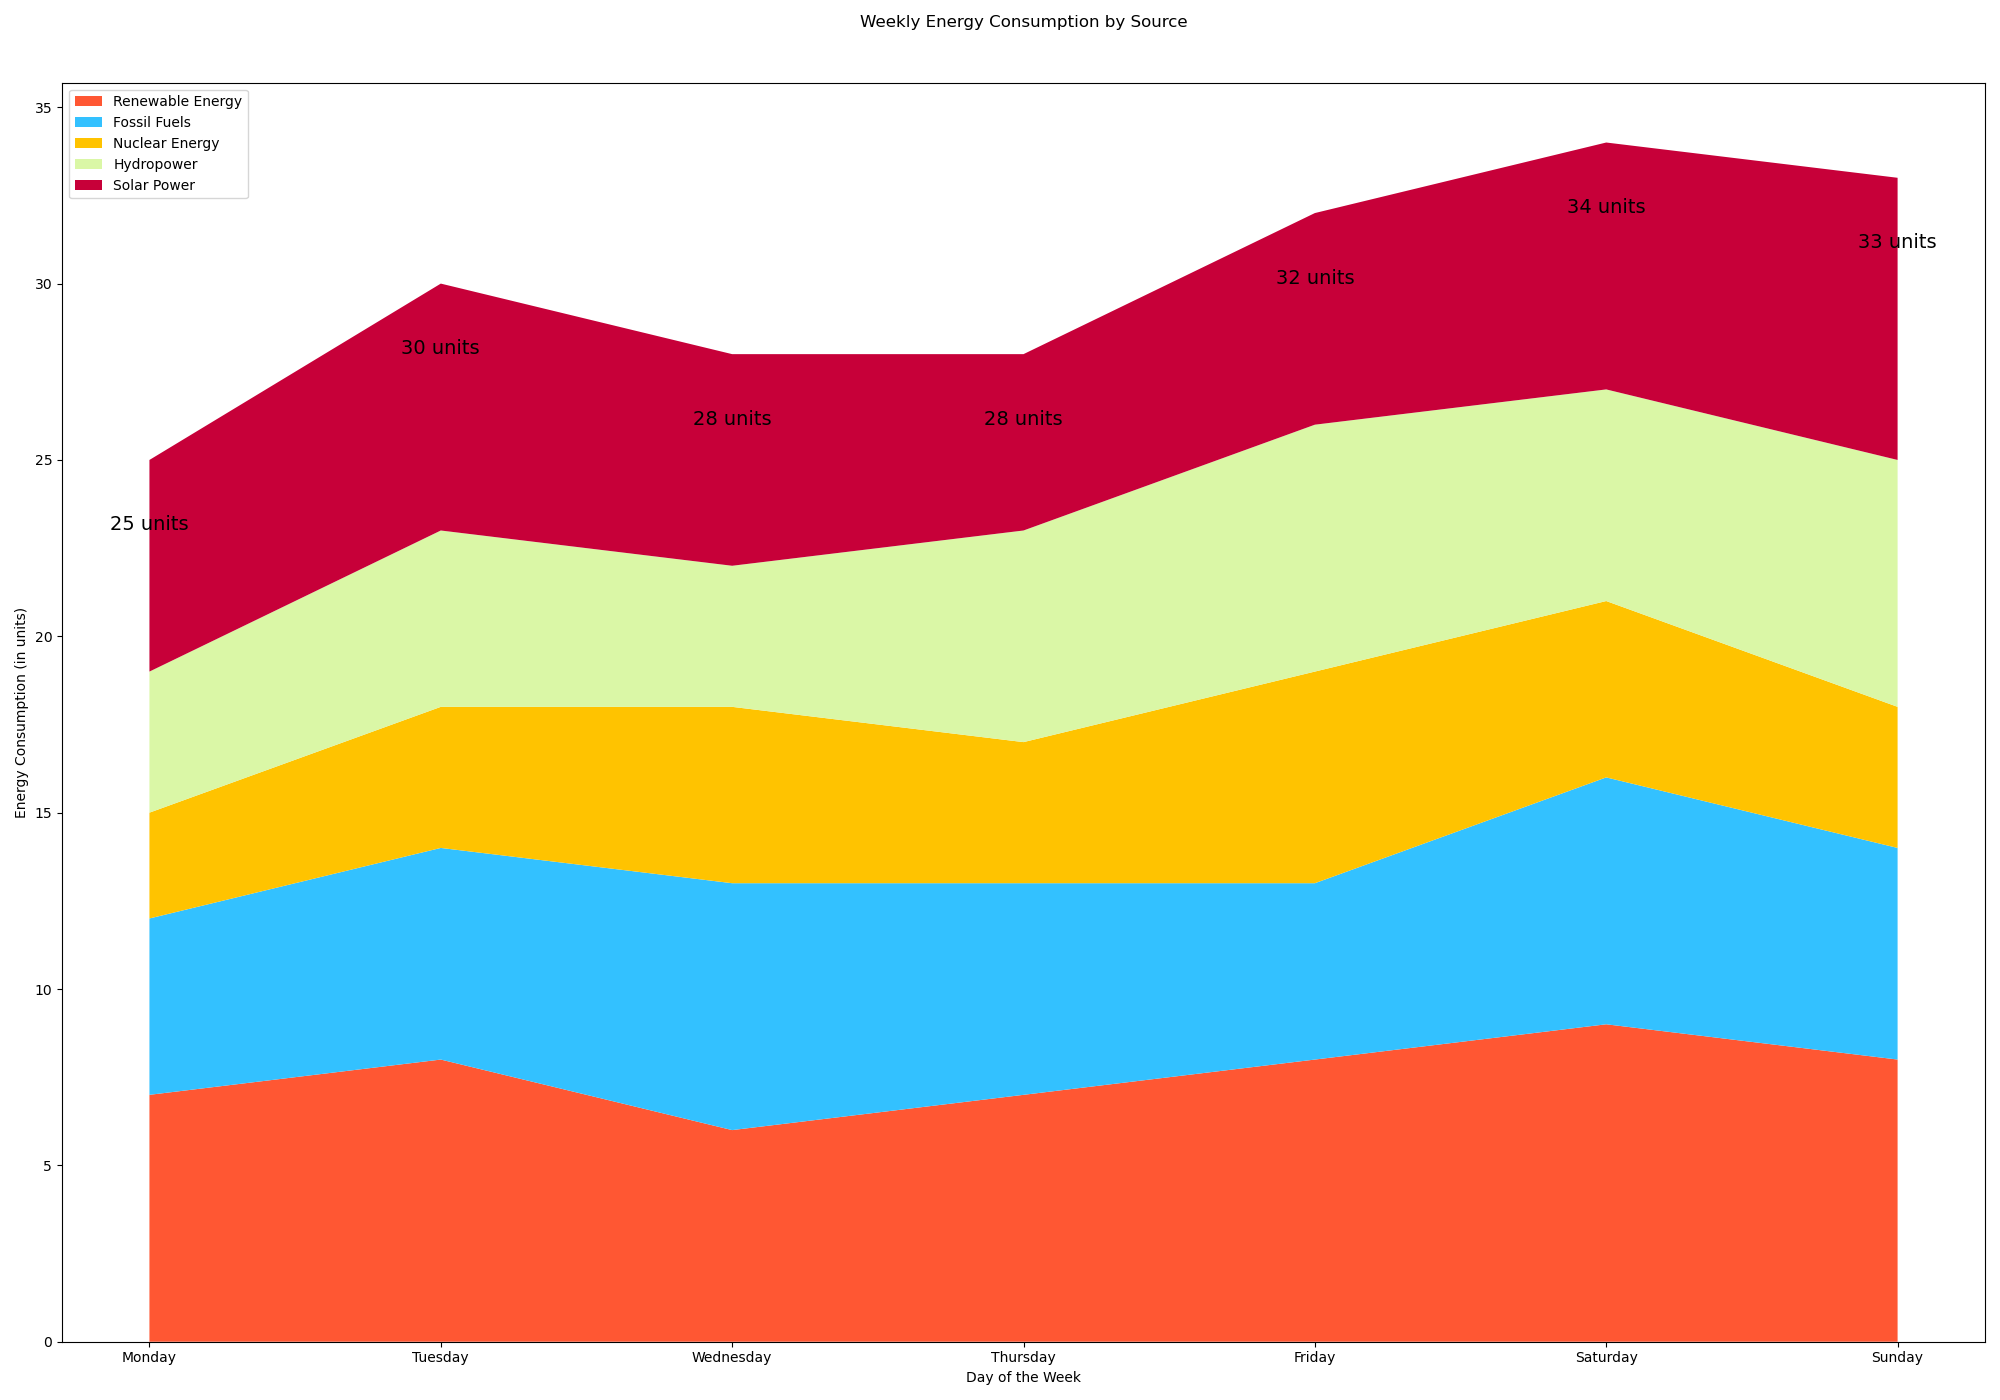

Write Python code to recreate this figure.

import matplotlib.pyplot as plt
import pandas as pd

data = {
    'Day': ['Monday', 'Tuesday', 'Wednesday', 'Thursday', 'Friday', 'Saturday', 'Sunday'],
    'Renewable Energy': [7, 8, 6, 7, 8, 9, 8],
    'Fossil Fuels': [5, 6, 7, 6, 5, 7, 6],
    'Nuclear Energy': [3, 4, 5, 4, 6, 5, 4],
    'Hydropower': [4, 5, 4, 6, 7, 6, 7],
    'Solar Power': [6, 7, 6, 5, 6, 7, 8]
}
df = pd.DataFrame(data)
df.set_index('Day', inplace=True)

plt.figure(figsize=(20, 14))
plt.stackplot(df.index, df['Renewable Energy'], df['Fossil Fuels'], df['Nuclear Energy'], df['Hydropower'], df['Solar Power'], 
              colors=['#FF5733', '#33C1FF', '#FFC300', '#DAF7A6', '#C70039'])

plt.xlabel('Day of the Week')
plt.ylabel('Energy Consumption (in units)')
plt.title('Weekly Energy Consumption by Source', pad=40)

for i, day in enumerate(df.index):
    plt.text(i, df.loc[day].sum() - 2, f"{df.loc[day].sum()} units", ha='center', fontsize=14, color='black')

plt.legend(['Renewable Energy', 'Fossil Fuels', 'Nuclear Energy', 'Hydropower', 'Solar Power'], loc='upper left')
plt.tight_layout()

plt.show()
